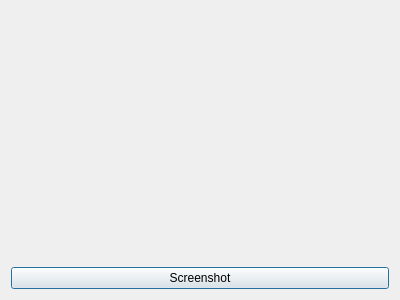
<?xml version="1.0" encoding="UTF-8"?>
<ui version="4.0">
 <class>Dialog</class>
 <widget class="QDialog" name="Dialog">
  <property name="geometry">
   <rect>
    <x>0</x>
    <y>0</y>
    <width>400</width>
    <height>300</height>
   </rect>
  </property>
  <property name="windowTitle">
   <string>Screencast</string>
  </property>
  <layout class="QGridLayout" name="gridLayout">
   <item row="0" column="0">
    <widget class="QLabel" name="screenLabel">
     <property name="text">
      <string/>
     </property>
     <property name="alignment">
      <set>Qt::AlignCenter</set>
     </property>
    </widget>
   </item>
   <item row="1" column="0">
    <widget class="QPushButton" name="screenshotButton">
     <property name="text">
      <string>Screenshot</string>
     </property>
    </widget>
   </item>
  </layout>
 </widget>
 <resources/>
 <connections/>
</ui>
